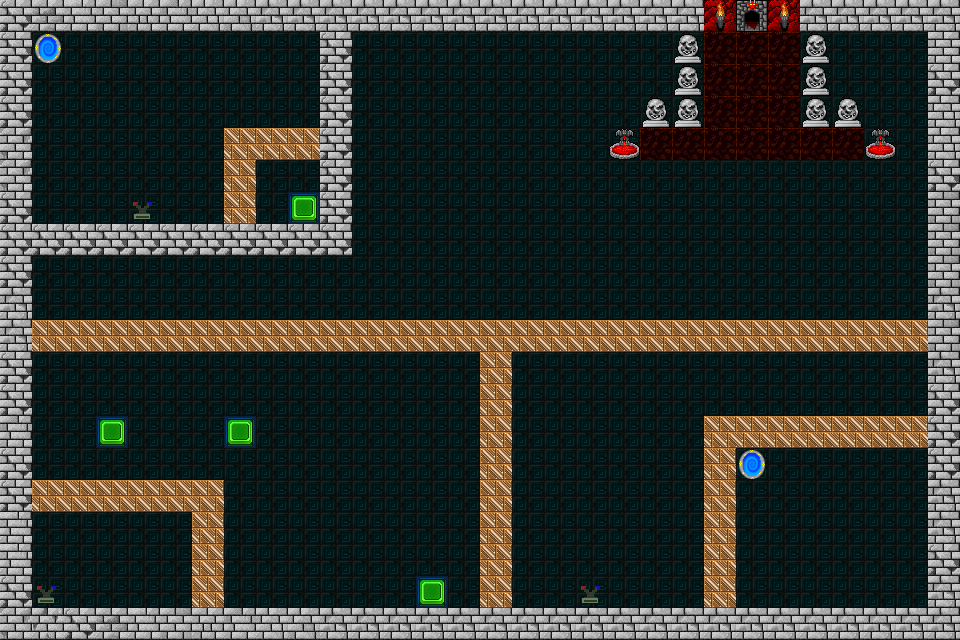

Tiled map render using the project's own tile images. Description and the map definition, with tile-layer contents summarised, below:
An orthogonal 30x20 tile map with 32x32 px tiles, 18 tile layers (sol, wall, wall replace 5, wall replace 4, ...), 4 tilesets and 20 objects (8x spawn ennemie, 4x plaque, 3x levier, 2x portail, 2x spawn boss, ...).

<map version="1.10" tiledversion="1.12.0" orientation="orthogonal" renderorder="right-down" width="30" height="20" tilewidth="32" tileheight="32" infinite="0" nextlayerid="21" nextobjectid="26">
 <tileset firstgid="1" source="tiled/donjon 1.tsx" />
 <tileset firstgid="3074" source="tiled/levier rouge.tsx" />
 <tileset firstgid="3075" source="tiled/levier bleu.tsx" />
 <tileset firstgid="3076" source="tiled/plaque good verte.tsx" />
 <layer id="2" name="sol" width="30" height="20">
  <data>[600 cells, 504 non-empty, 3 distinct tile ids]</data>
 </layer>
 <layer id="1" name="wall" width="30" height="20">
  <data>[600 cells, 122 non-empty, 15 distinct tile ids]</data>
 </layer>
 <layer id="6" name="wall replace 5" width="30" height="20">
  <data>[600 cells, 28 non-empty, 1 distinct tile ids]</data>
 </layer>
 <layer id="17" name="wall replace 4" width="30" height="20">
  <data>[600 cells, 9 non-empty, 1 distinct tile ids]</data>
 </layer>
 <layer id="10" name="wall replace 3" width="30" height="20">
  <data>[600 cells, 8 non-empty, 1 distinct tile ids]</data>
 </layer>
 <layer id="11" name="wall replace 2" width="30" height="20">
  <data>[600 cells, 5 non-empty, 1 distinct tile ids]</data>
 </layer>
 <layer id="3" name="wall replace 1" width="30" height="20">
  <data>[600 cells, 12 non-empty, 1 distinct tile ids]</data>
 </layer>
 <layer id="15" name="plaque 4" width="30" height="20">
  <data>[600 cells, 1 non-empty, 1 distinct tile ids]</data>
 </layer>
 <layer id="14" name="plaque 3" width="30" height="20">
  <data>[600 cells, 1 non-empty, 1 distinct tile ids]</data>
 </layer>
 <layer id="9" name="plaque 1 et 2" width="30" height="20">
  <data>[600 cells, 2 non-empty, 1 distinct tile ids]</data>
 </layer>
 <layer id="19" name="levier 3 actif" width="30" height="20">
  <data>[600 cells, 1 non-empty, 1 distinct tile ids]</data>
 </layer>
 <layer id="18" name="levier 3 inactif" width="30" height="20">
  <data>[600 cells, 1 non-empty, 1 distinct tile ids]</data>
 </layer>
 <layer id="13" name="levier 2 actif" width="30" height="20">
  <data>[600 cells, 1 non-empty, 1 distinct tile ids]</data>
 </layer>
 <layer id="12" name="levier 2 inactif" width="30" height="20">
  <data>[600 cells, 1 non-empty, 1 distinct tile ids]</data>
 </layer>
 <layer id="8" name="levier 1 actif" width="30" height="20">
  <data>[600 cells, 1 non-empty, 1 distinct tile ids]</data>
 </layer>
 <layer id="7" name="levier 1 inactif" width="30" height="20">
  <data>[600 cells, 1 non-empty, 1 distinct tile ids]</data>
 </layer>
 <layer id="4" name="portail" width="30" height="20">
  <data>[600 cells, 2 non-empty, 1 distinct tile ids]</data>
 </layer>
 <layer id="20" name="deco" width="30" height="20">
  <data>[600 cells, 13 non-empty, 4 distinct tile ids]</data>
 </layer>
 <objectgroup id="5" name="objet">
  <object id="1" name="spawn ennemie 2" type="spawn ennemie" x="227" y="105">
   <point />
  </object>
  <object id="2" name="spawn ennemie 1" type="spawn ennemie" x="92" y="150">
   <point />
  </object>
  <object id="3" name="spawn ennemie 3" type="spawn ennemie" x="603" y="461">
   <point />
  </object>
  <object id="6" name="levier 1" type="levier" x="130" y="196" width="24" height="28">
   <ellipse />
  </object>
  <object id="7" name="levier 2" type="levier" x="575" y="582" width="33" height="25">
   <ellipse />
  </object>
  <object id="9" name="plaque 1" type="plaque" x="290" y="197" width="27" height="24" />
  <object id="10" name="portail 1" type="portail" x="742" y="450" width="20" height="28">
   <properties>
    <property name="target" value="portail 2" />
   </properties>
   <ellipse />
  </object>
  <object id="11" name="portail 2" type="portail" x="36" y="32" width="23" height="32">
   <properties>
    <property name="target" value="portail 1" />
   </properties>
   <ellipse />
  </object>
  <object id="12" name="plaque 3" type="plaque" x="99" y="419" width="26" height="26" />
  <object id="14" name="plaque 4" type="plaque" x="228" y="419" width="24" height="24" />
  <object id="15" name="plaque 2" type="plaque" x="420" y="581" width="25" height="22" />
  <object id="17" name="levier 3" type="levier" x="33" y="582" width="26" height="26">
   <capsule />
  </object>
  <object id="18" name="spawn boss 1" type="spawn boss" x="498" y="206">
   <point />
  </object>
  <object id="19" name="spawn boss 2" type="spawn boss" x="745" y="276">
   <point />
  </object>
  <object id="20" name="spawn ennemie 4" type="spawn ennemie" x="120" y="386">
   <point />
  </object>
  <object id="21" name="spawn ennemie 5" type="spawn ennemie" x="320" y="437">
   <point />
  </object>
  <object id="22" name="spawn ennemie 7" type="spawn ennemie" x="286" y="559">
   <point />
  </object>
  <object id="23" name="spawn ennemie 6" type="spawn ennemie" x="407" y="498">
   <point />
  </object>
  <object id="24" name="spawn ennemie 8" type="spawn ennemie" x="118" y="562">
   <point />
  </object>
  <object id="25" name="spawn 2 joueur" type="spawn" x="812" y="522">
   <point />
  </object>
 </objectgroup>
</map>
